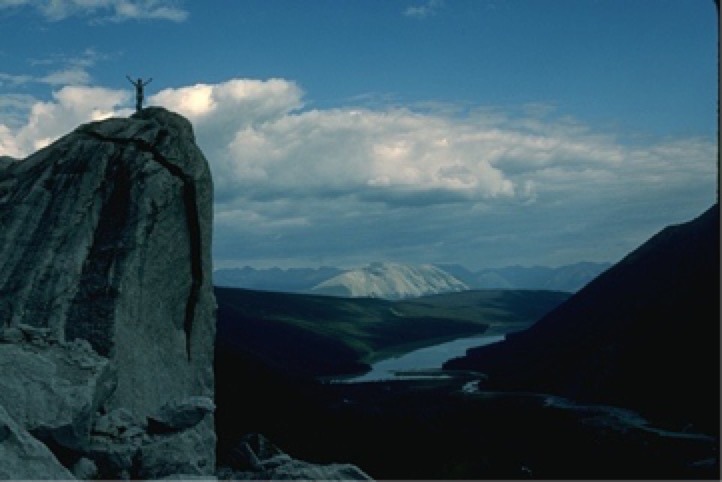
%> input picture Digital_Image_Processing/report/07/3153987-fd1e1de03f59e3a8.jpeg, 722 x 482 px
$ octave enhance_in_hsi.m   (GNU Octave 9; MATLAB toolbox functions it lacks are replaced by stand-ins)
%> lines starting %> are read from the running program, lines starting %| are printed output that depends on the picture
### Digital_Image_Processing/report/07/rgb2hsi.m
function hsi = rgb2hsi(rgb)
%RGB2HSI Converts an RGB image to HSI.
%   HSI = RGB2HSI(RGB) converts an RGB image to HSI. The input image
%   is assumed to be of size M-by-N-by-3, where the third dimension
%   accounts for three image planes: red, green, and blue, in that
%   order. If all RGB component images are equal, the HSI conversion
%   is undefined. The input image can be of class double (with values
%   in the range [0, 1]), uint8, or uint16.
%
%   The output image, HSI, is of class double, where:
%     hsi(:, :, 1) = hue image normalized to the range [0, 1] by
%                    dividing all angle values by 2*pi.
%     hsi(:, :, 2) = saturation image, in the range [0, 1].
%     hsi(:, :, 3) = intensity image, in the range [0, 1].

%   Copyright 2002-2004 R. C. Gonzalez, R. E. Woods, & S. L. Eddins
%   Digital Image Processing Using MATLAB, Prentice-Hall, 2004
%   $Revision: 1.4 $  $Date: 2003/09/29 15:21:54 $

% Extract the individual component immages.
rgb = im2double(rgb);
r = rgb(:, :, 1);
g = rgb(:, :, 2);
b = rgb(:, :, 3);

% Implement the conversion equations.
num = 0.5*((r - g) + (r - b));
den = sqrt((r - g).^2 + (r - b).*(g - b));
theta = acos(num./(den + eps));

H = theta;
H(b > g) = 2*pi - H(b > g);
H = H/(2*pi);

num = min(min(r, g), b);
den = r + g + b;
den(den == 0) = eps;
S = 1 - 3.* num./den;

H(S == 0) = 0;

I = (r + g + b)/3;

% Combine all three results into an hsi image.
hsi = cat(3, H, S, I);

### Digital_Image_Processing/report/07/hsi2rgb.m
function rgb = hsi2rgb(hsi)
%HSI2RGB Converts an HSI image to RGB.
%   RGB = HSI2RGB(HSI) converts an HSI image to RGB, where HSI is
%   assumed to be of class double with:
%     hsi(:, :, 1) = hue image, assumed to be in the range
%                    [0, 1] by having been divided by 2*pi.
%     hsi(:, :, 2) = saturation image, in the range [0, 1].
%     hsi(:, :, 3) = intensity image, in the range [0, 1].
%
%   The components of the output image are:
%     rgb(:, :, 1) = red.
%     rgb(:, :, 2) = green.
%     rgb(:, :, 3) = blue.

%   Copyright 2002-2004 R. C. Gonzalez, R. E. Woods, & S. L. Eddins
%   Digital Image Processing Using MATLAB, Prentice-Hall, 2004
%   $Revision: 1.5 $  $Date: 2003/10/13 01:01:06 $

% Extract the individual HSI component images.
H = hsi(:, :, 1) * 2 * pi;
S = hsi(:, :, 2);
I = hsi(:, :, 3);

% Implement the conversion equations.
R = zeros(size(hsi, 1), size(hsi, 2));
G = zeros(size(hsi, 1), size(hsi, 2));
B = zeros(size(hsi, 1), size(hsi, 2));

% RG sector (0 <= H < 2*pi/3).
idx = find( (0 <= H) & (H < 2*pi/3));
B(idx) = I(idx) .* (1 - S(idx));
R(idx) = I(idx) .* (1 + S(idx) .* cos(H(idx)) ./ ...
                                          cos(pi/3 - H(idx)));
G(idx) = 3*I(idx) - (R(idx) + B(idx));

% BG sector (2*pi/3 <= H < 4*pi/3).
idx = find( (2*pi/3 <= H) & (H < 4*pi/3) );
R(idx) = I(idx) .* (1 - S(idx));
G(idx) = I(idx) .* (1 + S(idx) .* cos(H(idx) - 2*pi/3) ./ ...
                    cos(pi - H(idx)));
B(idx) = 3*I(idx) - (R(idx) + G(idx));

% BR sector.
idx = find( (4*pi/3 <= H) & (H <= 2*pi));
G(idx) = I(idx) .* (1 - S(idx));
B(idx) = I(idx) .* (1 + S(idx) .* cos(H(idx) - 4*pi/3) ./ ...
                                           cos(5*pi/3 - H(idx)));
R(idx) = 3*I(idx) - (G(idx) + B(idx));

% Combine all three results into an RGB image.  Clip to [0, 1] to
% compensate for floating-point arithmetic rounding effects.
rgb = cat(3, R, G, B);
rgb = max(min(rgb, 1), 0);

### Digital_Image_Processing/report/07/enhance_in_hsi.m
% 读取图像显示原图
img = imread('3153987-fd1e1de03f59e3a8.jpeg');
%> img is the input picture: size 482x722x3 uint8; mean R, G, B 52.3, 78.7, 90.5
figure(1)
imshow(img)
title('原图')

img_hsi = rgb2hsi(img);% 转到HSI空间
%> in rgb2hsi, `H(S == 0) = 0;`:
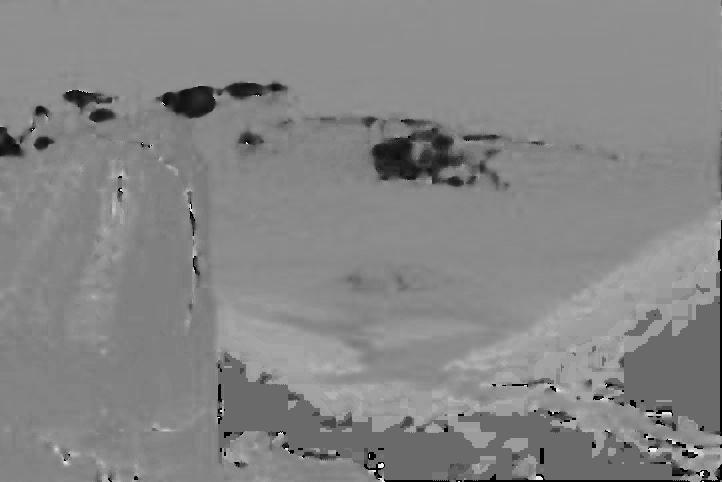
%> H: size 482x722 double; min 0, max 0.961, mean 0.524
img_hsi(:, :, 3) = histeq( img_hsi(:, :, 3) );% 对强度进行直方图均衡
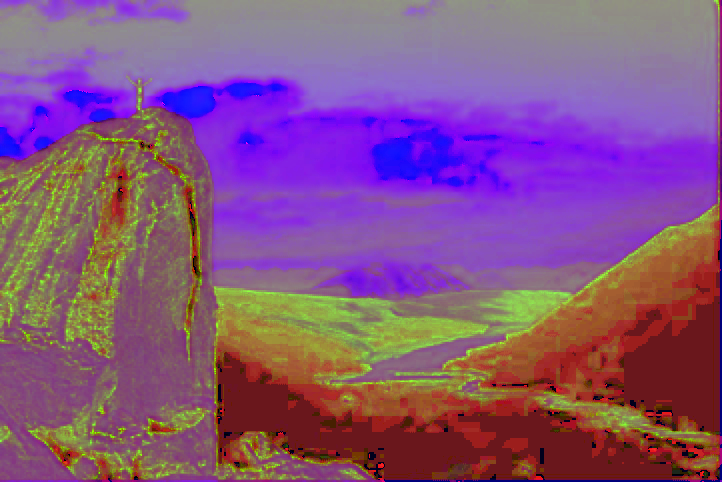
%> img_hsi: size 482x722x3 double; mean R, G, B 0.524, 0.326, 0.502
img = hsi2rgb(img_hsi);
%> in hsi2rgb, `I = hsi(:, :, 3);`:
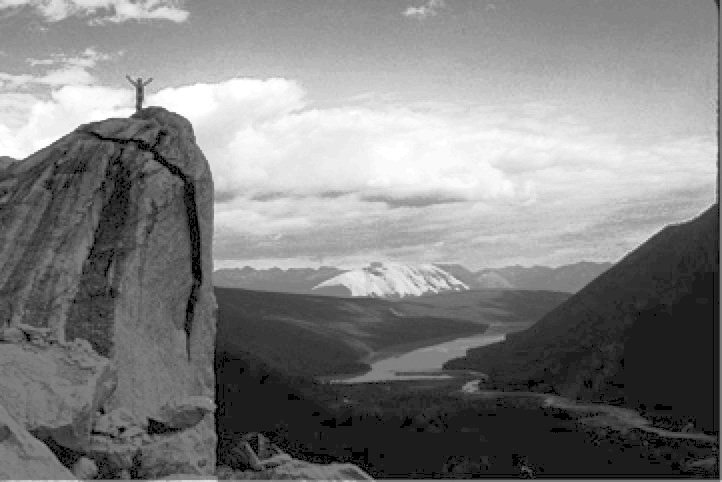
%> I: size 482x722 double; min 0, max 1, mean 0.502
%> in hsi2rgb, `idx = find( (0 <= H) & (H < 2*pi/3));`: idx = 11700 values from 128 to 348002
%> in hsi2rgb, `B(idx) = I(idx) .* (1 - S(idx));`:
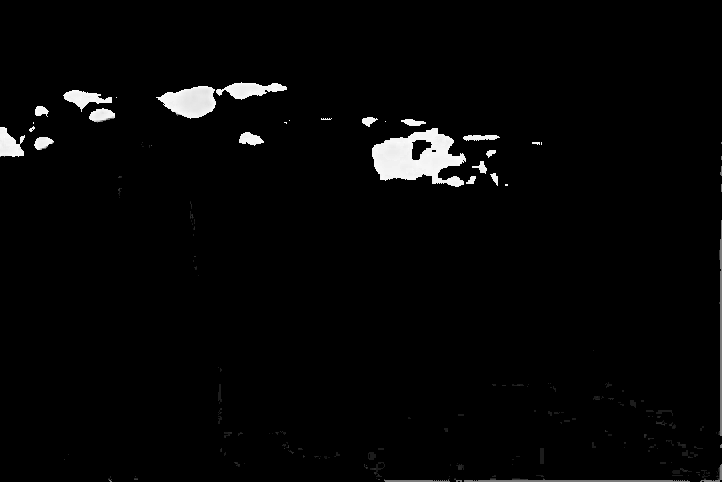
%> B: size 482x722 double; min 0, max 1, mean 0.0228
%> in hsi2rgb, `idx = find( (2*pi/3 <= H) & (H < 4*pi/3) );`: idx = 332883 values from 1 to 348004
%> in hsi2rgb, `idx = find( (4*pi/3 <= H) & (H <= 2*pi));`: idx = 3421 values from 127 to 347986
%> in hsi2rgb, `G(idx) = I(idx) .* (1 - S(idx));`: G: size 482x722 double; min 0, max 1.06, mean 0.535
%> in hsi2rgb, `B(idx) = I(idx) .* (1 + S(idx) .* cos(H(idx) - 4*pi/3) ./ cos(5*pi/3 -..`:
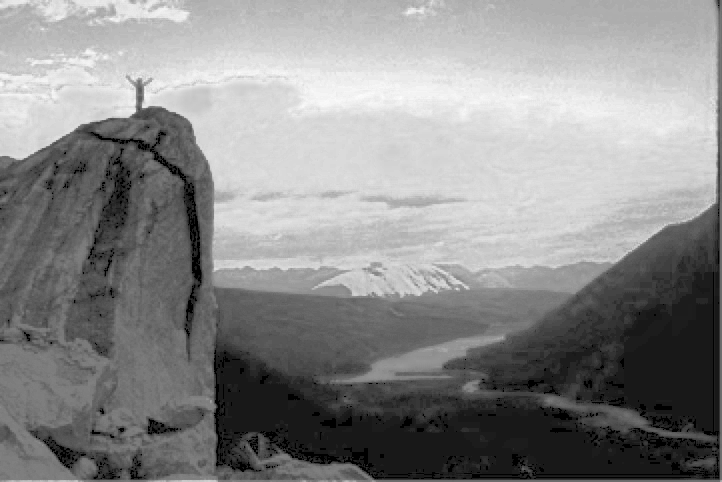
%> B: size 482x722 double; min 0, max 1.15, mean 0.621; drawn with min black and max white
%> in hsi2rgb, `R(idx) = 3*I(idx) - (G(idx) + B(idx));`:
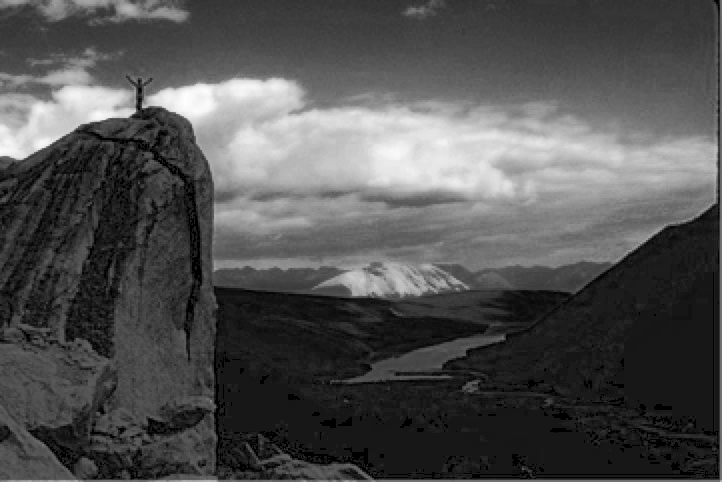
%> R: size 482x722 double; min 0, max 1.1, mean 0.349; drawn with min black and max white
%> in hsi2rgb, `rgb = max(min(rgb, 1), 0);`:
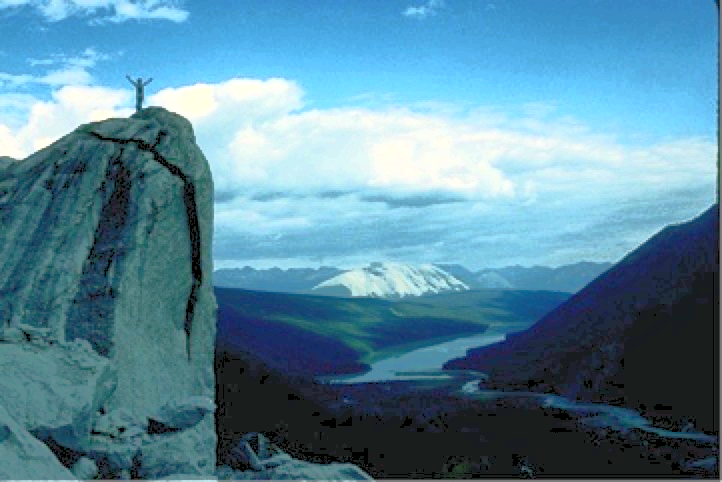
%> rgb: size 482x722x3 double; mean R, G, B 0.349, 0.535, 0.617
figure(3)
imshow(img)
title('对强度进行直方图均衡后的结果')
imwrite(img, 'C:\Users\Asus-\Desktop\数字图像\report\07\enhanced_res_using_hsi.png')

$ run again, with Digital_Image_Processing/report/07/100_3228.JPG copied over Digital_Image_Processing/report/07/3153987-fd1e1de03f59e3a8.jpeg
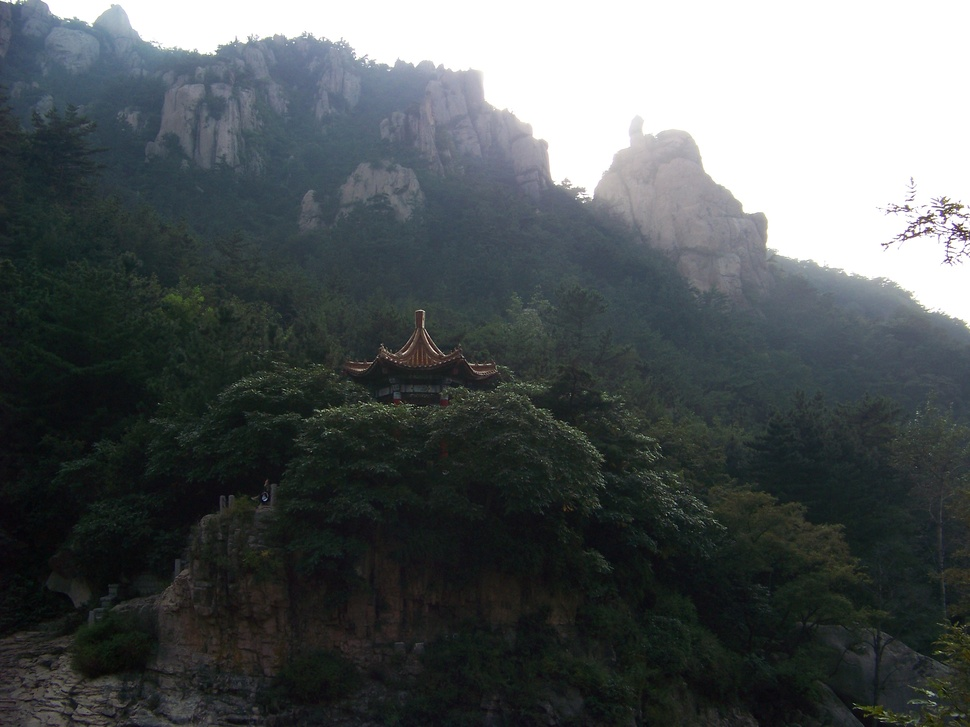
%> input picture Digital_Image_Processing/report/07/100_3228.JPG, 970 x 727 px, shrunk from 3264 x 2448 before the run
%> img is the input picture: size 727x970x3 uint8; mean R, G, B 82.5, 88, 89.3
%> in hsi2rgb, `idx = find( (0 <= H) & (H < 2*pi/3));`: idx = 212918 values from 1 to 705190
%> in hsi2rgb, `R(idx) = I(idx) .* (1 + S(idx) .* cos(H(idx)) ./ cos(pi/3 - H(idx)));`:
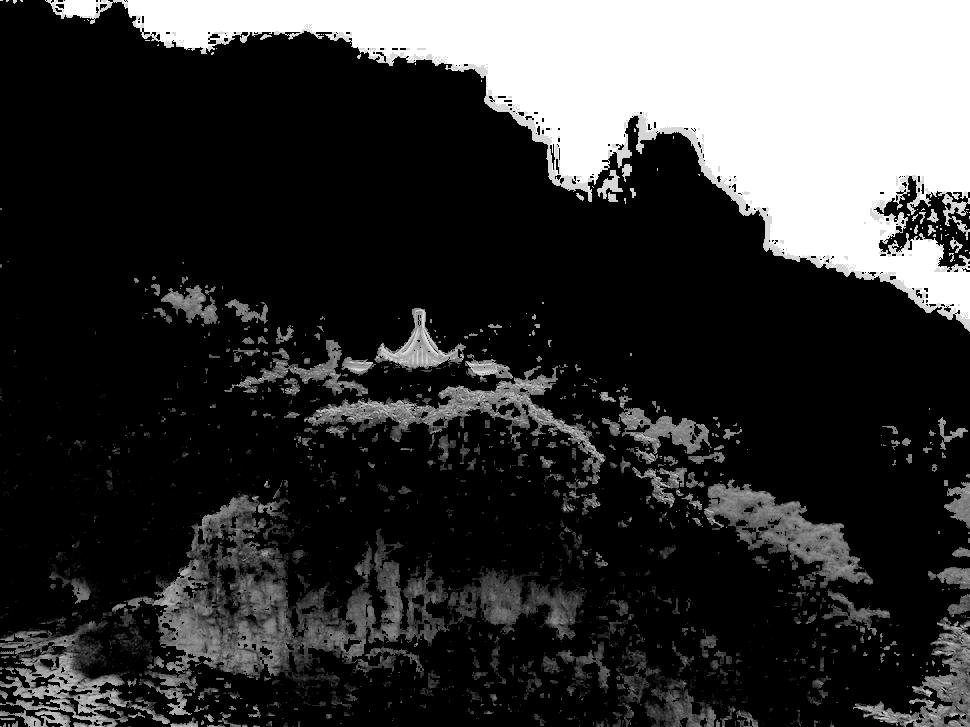
%> R: size 727x970 double; min 0, max 1, mean 0.212
%> in hsi2rgb, `idx = find( (2*pi/3 <= H) & (H < 4*pi/3) );`: idx = 440192 values from 2 to 705138
%> in hsi2rgb, `idx = find( (4*pi/3 <= H) & (H <= 2*pi));`: idx = 52080 values from 135 to 704929
%> in hsi2rgb, `rgb = cat(3, R, G, B);`:
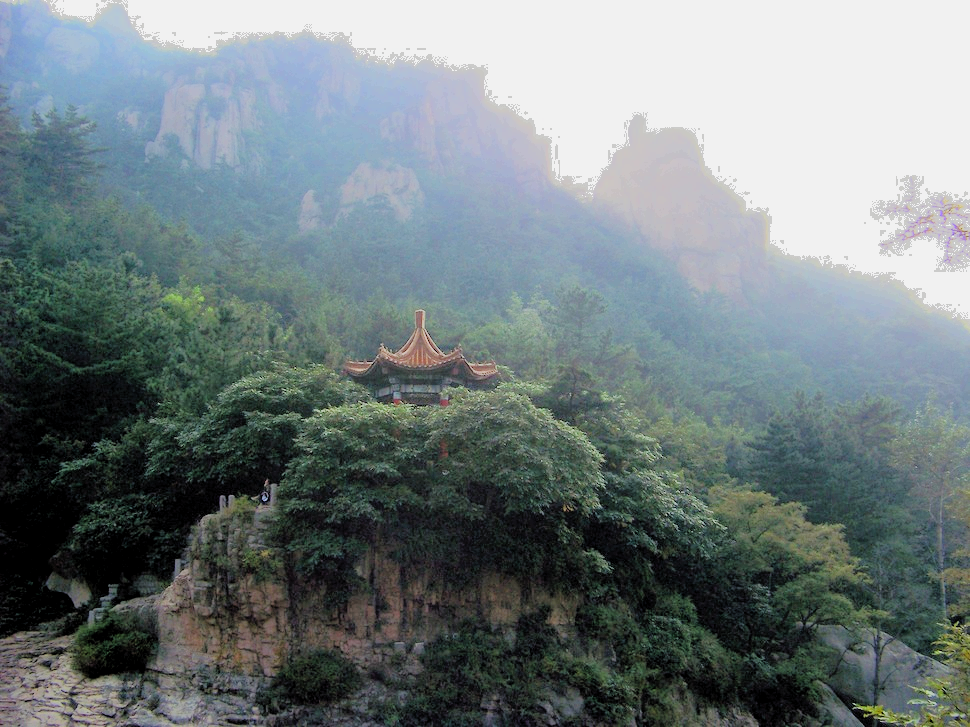
%> rgb: size 727x970x3 double; mean R, G, B 0.475, 0.522, 0.528; drawn with min black and max white

$ run again, with Digital_Image_Processing/report/07/contrast2.jpg copied over Digital_Image_Processing/report/07/3153987-fd1e1de03f59e3a8.jpeg
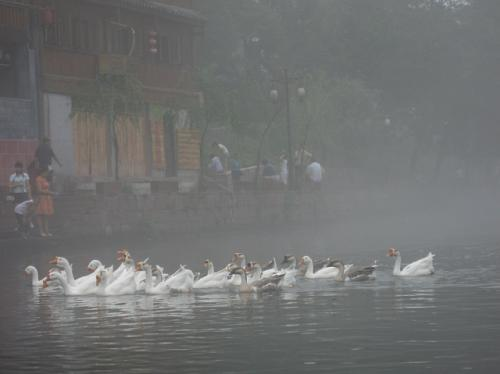
%> input picture Digital_Image_Processing/report/07/contrast2.jpg, 500 x 374 px
%> img is the input picture: size 374x500x3 uint8; mean R, G, B 111.4, 112.7, 112.3
%> in hsi2rgb, `idx = find( (0 <= H) & (H < 2*pi/3));`: idx = 63600 values from 7 to 149108
%> in hsi2rgb, `B(idx) = I(idx) .* (1 - S(idx));`:
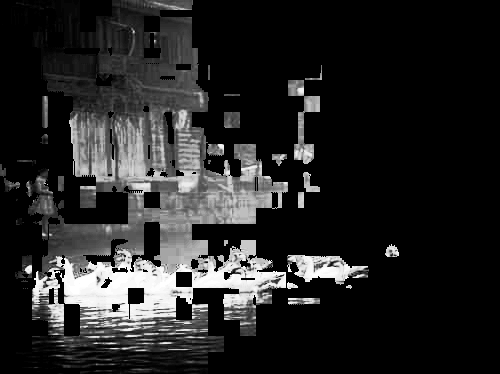
%> B: size 374x500 double; min 0, max 1, mean 0.147
%> in hsi2rgb, `idx = find( (2*pi/3 <= H) & (H < 4*pi/3) );`: idx = 106196 values from 97 to 187000
%> in hsi2rgb, `idx = find( (4*pi/3 <= H) & (H <= 2*pi));`: idx = 17204 values from 1 to 147977
%> in hsi2rgb, `R(idx) = 3*I(idx) - (G(idx) + B(idx));`:
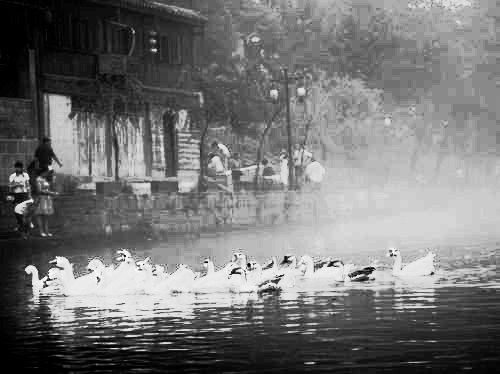
%> R: size 374x500 double; min 0, max 1.08, mean 0.497; drawn with min black and max white
